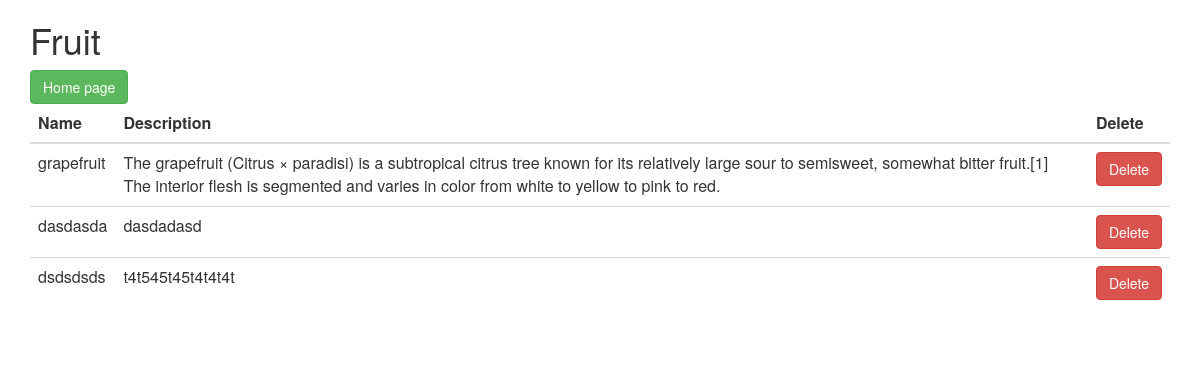
/user_fruits.php?user_id=18, run on the app's committed database.
### tables this page shows
CREATE TABLE `fruits` (
  `id` int(11) NOT NULL,
  `fruit` varchar(255) NOT NULL,
  `description` text NOT NULL,
  `user_id` int(11) NOT NULL
);

### Database.php (called while the page is built, shortened)
<?php
class Database
{
    public $connect;
    private $host = "localhost";
    private $username = 'root';
    private $password = 'root';
    private $database = 'task2';
    public function database_connect()
    {
        $this->connect = mysqli_connect($this->host, $this->username, $this->password, $this->database);
    }
    public function execute_query($query)
    {
        return mysqli_query($this->connect, $query);
    }
}

### Fruits.php (the view, shortened to what this page needs)
<?php
include("Database.php");
class Fruits extends Database
{
    public function user_fruits($user_id)
    {
        $sql = "SELECT * FROM fruits WHERE user_id='$user_id'";
        $result = $this->execute_query($sql);
        $fruits = "";
        while($row = mysqli_fetch_array($result))
        $fruits .="
            <tr>
                <td>" . $row['fruit'] . "</td>
                <td>" . $row['description'] . "</td>
                <td><a href='delete_fruit.php?id=" . $row['id'] . "'><button class='btn btn-danger col-md-12'>Delete</button></a></td>
            </tr>
            ";
        echo $fruits;
    }
}

### data on the page
fruits: fruit "grapefruit", description "The grapefruit (Citrus × paradisi) is a subtropical citrus tree known for its relatively large sour to semisweet, somewhat bitter fruit.[1] The interior flesh is segmented and varies in color from white to yellow to pink to red."
fruits: fruit "dasdasda", description "dasdadasd"
fruits: fruit "dsdsdsds", description "t4t545t45t4t4t4t"
